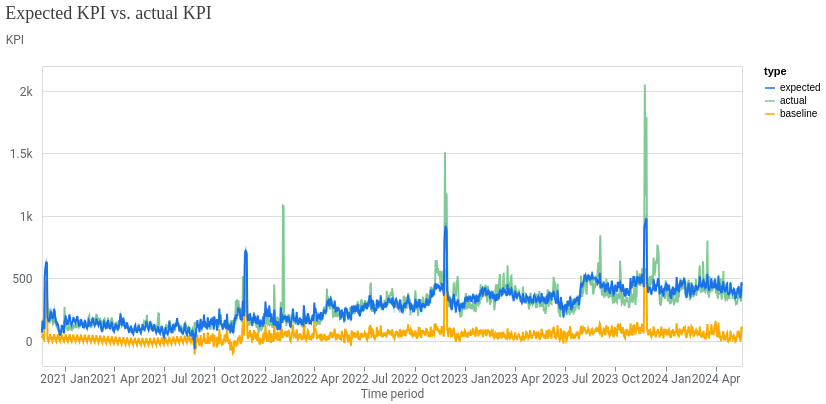

This figure's notebook cell:
### Code cell
model_fit = visualizer.ModelFit(
    mmm_final,
    use_kpi=True,
    confidence_level=0.90,
)

model_fit_chart = model_fit.plot_model_fit(
    include_baseline=True,
    include_ci=True,
)

model_fit_chart

### Figure 1 — Vega-Lite specification as saved in the notebook (floating-point values rounded to 4 significant figures; data arrays with more than 128 entries replaced by an {"elided": "..."} marker saying what was removed)
{"config": {"view": {"continuousWidth": 300, "continuousHeight": 300}, "axis": {"labelColor": "#5F6368", "labelFont": "Roboto", "labelFontSize": 12, "titleColor": "#5F6368", "titleFont": "Roboto", "titleFontSize": 12, "titleFontWeight": "normal"}}, "layer": [{"mark": {"type": "line"}, "encoding": {"color": {"field": "type", "scale": {"domain": ["expected", "actual", "baseline"], "range": ["#1A73E8", "#81C995", "#F9AB00"]}, "type": "nominal"}, "x": {"axis": {"domainColor": "#DADCE0", "format": "%Y %b", "grid": false, "tickCount": 8}, "field": "time", "title": "Time period", "type": "temporal"}, "y": {"axis": {"domain": false, "labelExpr": "replace(format(datum.value, '.3~s'), 'G', 'B')", "labelPadding": 10, "tickCount": 5, "ticks": false, "titleAlign": "left", "titleAngle": 0, "titleY": -20}, "field": "mean", "title": "KPI", "type": "quantitative"}}}, {"mark": {"type": "rule", "opacity": 0}, "encoding": {"opacity": {"condition": {"param": "param_daae7590cf6ce0e8", "value": 0.3, "empty": false}, "value": 0}, "tooltip": [{"field": "time", "title": "Time period", "type": "temporal"}, {"field": "expected", "format": ",.0f", "title": "Expected", "type": "quantitative"}, {"field": "actual", "format": ",.0f", "title": "Actual", "type": "quantitative"}, {"field": "baseline", "format": ",.0f", "title": "Baseline", "type": "quantitative"}], "x": {"field": "time", "type": "temporal"}}, "name": "view_9f9e841a5c947897_1", "transform": [{"pivot": "type", "value": "mean", "groupby": ["time"]}]}, {"mark": {"type": "circle", "filled": false, "size": 36}, "encoding": {"color": {"field": "type", "legend": null, "scale": {"domain": ["expected", "actual", "baseline"], "range": ["#1A73E8", "#81C995", "#F9AB00"]}, "type": "nominal"}, "opacity": {"condition": {"param": "param_daae7590cf6ce0e8", "value": 1, "empty": false}, "value": 0}, "x": {"field": "time", "type": "temporal"}, "y": {"field": "mean", "type": "quantitative"}}}, {"mark": {"type": "area", "opacity": 0.3}, "encoding": {"color": {"field": "type", "legend": null, "scale": {"domain": ["expected"], "range": ["#1A73E8"]}, "type": "nominal"}, "x": {"field": "time", "type": "temporal"}, "y": {"field": "ci_hi", "type": "quantitative"}, "y2": {"field": "ci_lo"}}}], "data": {"name": "data-e53bf8d2077bc90cb5cfb4f97fb66359"}, "params": [{"name": "param_daae7590cf6ce0e8", "select": {"type": "point", "clear": "pointerout", "fields": ["time"], "nearest": true, "on": "pointerover"}, "views": ["view_9f9e841a5c947897_1"]}], "resolve": {"scale": {"color": "independent"}}, "title": {"text": "Expected KPI vs. actual KPI", "anchor": "start", "color": "#3C4043", "font": "Google Sans Display", "fontSize": 18, "fontWeight": "normal", "offset": 10}, "width": 700, "$schema": "https://vega.github.io/schema/vega-lite/v6.4.1.json", "datasets": {"data-e53bf8d2077bc90cb5cfb4f97fb66359": {"elided": "3828 records"}}}
